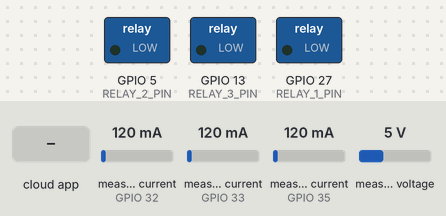
The sketch below on a simulated ESP32. Shown: switched loads named in the sketch (green lamp = pin HIGH). The test bench sets the inputs (shaded band); at power-on: measured current (sensors on GPIO 32, GPIO 33, GPIO 35) 120 mA, measured voltage 5 V (analog values on the 0–4095 scale). WiFi joins after 1.5 s; servers stay silent unless stated; the Firebase database answers and starts empty; what the sketch prints to the serial monitor is not drawn.

Above: at 2.9 s.
3.0 s: the phone or cloud app sets isOn to 1
At 4.3 s:
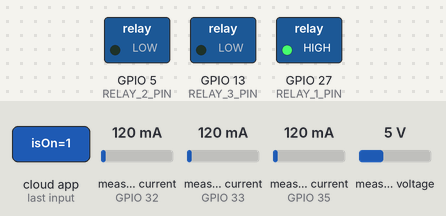
4.6 s: measured current (sensor on GPIO 32) set to 1000 mA
8.8 s: the phone or cloud app sets isOn to 1
At 9.2 s:
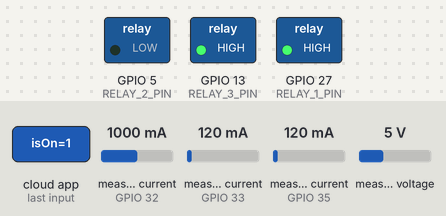
10.3 s: the phone or cloud app sets isOn to 0
At 11.5 s:
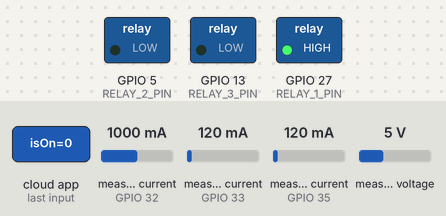
Timing chart, 0 to 12.8 s (numbered marks = the images above; inputs shaded):
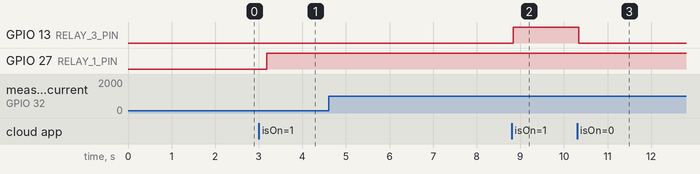

Measured:
- after the input at 3.0 s, GPIO 27 (RELAY_1_PIN): LOW → HIGH after 0.19 s
- after the input at 4.6 s, every drawn part: stays the same
- after the input at 8.8 s, GPIO 13 (RELAY_3_PIN): LOW → HIGH at once
- after the input at 10.3 s, GPIO 13 (RELAY_3_PIN): HIGH → LOW at once

The sketch:

energy_monitor.ino
```cpp
/*
 * ╔══════════════════════════════════════════════════════════════╗
 * ║  ENERGY MONITOR — FreeRTOS Dual-Core Edition                ║
 * ╚══════════════════════════════════════════════════════════════╝
 */

#include <WiFi.h>
#include <Firebase_ESP_Client.h>
#include "EmonLib.h"
#include "addons/TokenHelper.h"
#include "addons/RTDBHelper.h"

// ─────────────────────────────────────────
// 1. CREDENTIALS
// ─────────────────────────────────────────
#define WIFI_SSID     "Amar"
#define WIFI_PASSWORD "Maitrimilyproject"
#define API_KEY       ""
#define DATABASE_URL  ""

// ─────────────────────────────────────────
// 2. PINS & CALIBRATION
// ─────────────────────────────────────────
#define VOLT_PIN       34
#define CURRENT_PIN_1  35
#define CURRENT_PIN_2  32
#define CURRENT_PIN_3  33
#define RELAY_1_PIN    27
#define RELAY_2_PIN     5
#define RELAY_3_PIN    13

const float VOLT_CAL      = 157.14;
const float CURRENT_CAL_1 = 0.30;
const float CURRENT_CAL_2 = 0.30;
const float CURRENT_CAL_3 = 0.30;
const float PHASE_SHIFT   = 1.7;

#define RELAY_ON  HIGH
#define RELAY_OFF LOW

const int RELAY_PINS[3] = { RELAY_1_PIN, RELAY_2_PIN, RELAY_3_PIN };

// ─────────────────────────────────────────
// 3. TIMING
// ─────────────────────────────────────────
#define HEARTBEAT_INTERVAL_MS   2000
#define SENSOR_INTERVAL_MS      2000
#define RELAY_POLL_INTERVAL_MS   500
#define EMON_CROSSINGS            40
#define EMON_TIMEOUT_MS         2000

// ─────────────────────────────────────────
// 4. STACK SIZES
// ─────────────────────────────────────────
#define STACK_CORE0       8192
#define STACK_CORE1      16384
#define STACK_RELAY       8192

// ─────────────────────────────────────────
// 5. DEADBAND & OVERLOAD THRESHOLDS
// ─────────────────────────────────────────
const float  VOLT_THRESHOLD    = 0.5;
const float  AMP_THRESHOLD     = 0.001;
const float  POWER_THRESHOLD   = 1.0;
const double ENERGY_THRESHOLD  = 0.001;
const float  VOLT_ZERO_THRESH  = 25.0;

// Overload Limits
const float  GLOBAL_OVERLOAD_W = 1000.0;
const float  CURRENT_LIMIT_1   = 0.50;
const float  CURRENT_LIMIT_2   = 0.20;
const float  CURRENT_LIMIT_3   = 4.0;

// ─────────────────────────────────────────
// 6. DEVICE STATE
// ─────────────────────────────────────────
struct DeviceState {
  float  lastVoltage   = -100.0;
  float  lastCurrent   = -100.0;
  float  lastPower     = -100.0;
  double lastEnergy    = -1.0;
  bool   isInEmergency = false;
  bool   relayState    = true;
};

DeviceState devStates[3];
double energy_kWh[3] = { 0.0, 0.0, 0.0 };

// ─────────────────────────────────────────
// 7. FIREBASE
// ─────────────────────────────────────────
FirebaseData   fbdo0;
FirebaseData   fbdo1;
FirebaseData   fbdo2;
FirebaseAuth   auth;
FirebaseConfig config;

volatile bool signupOK = false;

// ─────────────────────────────────────────
// 8. EMON
// ─────────────────────────────────────────
EnergyMonitor emon1, emon2, emon3;

// ─────────────────────────────────────────
// 9. RTOS
// ─────────────────────────────────────────
SemaphoreHandle_t xFirebaseReady;
SemaphoreHandle_t xFirebaseReady2;

TaskHandle_t hTask0     = NULL;
TaskHandle_t hTask1     = NULL;
TaskHandle_t hTaskRelay = NULL;

// ─────────────────────────────────────────
// 10. PRE-BUILT PATH STRINGS
// ─────────────────────────────────────────
static char sPath[3][64];
static char sIsOn[3][40];
static char sEmerg[3][48];
static char rIsOn[3][40];

void buildPaths() {
  for (int i = 0; i < 3; i++) {
    int n = i + 1;
    snprintf(sIsOn[i],  sizeof(sIsOn[i]),  "Device/Device-%d/isOn", n);
    snprintf(sEmerg[i], sizeof(sEmerg[i]), "Device/Device-%d/Emergency%d", n, n);
    snprintf(rIsOn[i],  sizeof(rIsOn[i]),  "Device/Device-%d/isOn", n);
  }
}

static char _sensorPath[64];
const char* sensorPath(int index, const char* field, int num) {
  snprintf(_sensorPath, sizeof(_sensorPath),
           "Device/Device-%d/%s%d", index + 1, field, num);
  return _sensorPath;
}

// Internet check without ESP32Ping library
bool checkInternet() {
  IPAddress ip;
  return WiFi.hostByName("google.com", ip);
}

// ═════════════════════════════════════════
// CORE 0 TASK
// ═════════════════════════════════════════
void Task_Core0(void* pvParameters) {
  Serial.println("[C0] Task started");

  WiFi.begin(WIFI_SSID, WIFI_PASSWORD);
  Serial.print("[C0] Connecting to Wi-Fi");
  while (WiFi.status() != WL_CONNECTED) {
    vTaskDelay(pdMS_TO_TICKS(300));
    Serial.print(".");
  }
  Serial.println("\n[C0] Wi-Fi connected: " + WiFi.localIP().toString());

  // Internet check without extra library
  Serial.println("[C0] Checking Internet Access...");
  bool internet_ok = false;
  int retry_count = 0;

  while (!internet_ok && retry_count < 10) {
    if (checkInternet()) {
      internet_ok = true;
      Serial.println("[C0] Internet access confirmed!");
    } else {
      retry_count++;
      Serial.printf("[C0] No internet yet. Retrying (%d/10)...\n", retry_count);
      vTaskDelay(pdMS_TO_TICKS(2000));
    }
  }

  if (!internet_ok) {
    Serial.println("[C0] WARNING: Connected to hotspot, but internet check failed.");
  }

  config.api_key      = API_KEY;
  config.database_url = DATABASE_URL;

  if (Firebase.signUp(&config, &auth, "", "")) {
    Serial.println("[C0] Firebase anonymous auth OK");
    signupOK = true;
  } else {
    Serial.printf("[C0] Auth failed: %s\n",
                  config.signer.signupError.message.c_str());
  }

  config.token_status_callback = tokenStatusCallback;
  Firebase.begin(&config, &auth);
  Firebase.reconnectWiFi(true);

  Serial.print("[C0] Waiting for Firebase ready");
  unsigned long t0 = millis();
  while (!Firebase.ready() && millis() - t0 < 10000) {
    vTaskDelay(pdMS_TO_TICKS(300));
    Serial.print(".");
  }
  Serial.println();

  xSemaphoreGive(xFirebaseReady);
  xSemaphoreGive(xFirebaseReady2);
  Serial.println("[C0] Semaphores given — both Core 1 tasks unblocked");

  TickType_t xLastWake = xTaskGetTickCount();
  for (;;) {
    if (WiFi.status() != WL_CONNECTED) {
      Serial.println("[C0] WiFi lost — reconnecting...");
      WiFi.disconnect();
      WiFi.begin(WIFI_SSID, WIFI_PASSWORD);
      unsigned long t = millis();
      while (WiFi.status() != WL_CONNECTED && millis() - t < 15000) {
        vTaskDelay(pdMS_TO_TICKS(500));
      }
      Serial.println(WiFi.status() == WL_CONNECTED
                     ? "[C0] WiFi reconnected" : "[C0] WiFi reconnect failed");
    }

    if (Firebase.ready() && signupOK) {
      if (!Firebase.RTDB.setTimestamp(&fbdo0, "Device/heartbeat")) {
        Serial.println("[C0] Heartbeat failed: " + fbdo0.errorReason());
      }
    }

    vTaskDelayUntil(&xLastWake, pdMS_TO_TICKS(HEARTBEAT_INTERVAL_MS));
  }
}

// ═════════════════════════════════════════
// CORE 1 HELPERS
// ═════════════════════════════════════════
void syncRelaysFromFirebase() {
  Serial.println("[C1] Syncing relay states...");
  for (int i = 0; i < 3; i++) {
    int  n      = i + 1;
    bool wantOn = true;

    if (Firebase.RTDB.getBool(&fbdo1, sIsOn[i])) {
      wantOn = fbdo1.boolData();
      Serial.printf("  [C1] Device-%d isOn=%s\n", n, wantOn ? "true" : "false");
    } else {
      Serial.printf("  [C1] Device-%d read err(%s) default ON\n",
                    n, fbdo1.errorReason().c_str());
      Firebase.RTDB.setBool(&fbdo1, sIsOn[i], true);
    }

    Firebase.RTDB.setBool(&fbdo1, sEmerg[i], false);

    devStates[i].relayState    = wantOn;
    devStates[i].isInEmergency = false;
    digitalWrite(RELAY_PINS[i], wantOn ? RELAY_ON : RELAY_OFF);
  }
  Serial.println("[C1] Sync complete.");
}

void processDevice(int index, int deviceNum,
                   float voltage, float current, float power,
                   double currentEnergy, bool isOverloaded) {
  int n = deviceNum;

  if (fabs(voltage - devStates[index].lastVoltage) >= VOLT_THRESHOLD) {
    Firebase.RTDB.setFloat(&fbdo1, sensorPath(index, "Voltage", n), voltage);
    devStates[index].lastVoltage = voltage;
  }
  if (fabs(current - devStates[index].lastCurrent) >= AMP_THRESHOLD) {
    Firebase.RTDB.setFloat(&fbdo1, sensorPath(index, "Current", n), current);
    devStates[index].lastCurrent = current;
  }
  if (fabs(power - devStates[index].lastPower) >= POWER_THRESHOLD) {
    Firebase.RTDB.setFloat(&fbdo1, sensorPath(index, "power", n), power);
    devStates[index].lastPower = power;
  }
  if (fabs(currentEnergy - devStates[index].lastEnergy) >= ENERGY_THRESHOLD) {
    Firebase.RTDB.setFloat(&fbdo1, sensorPath(index, "enCon", n), (float)currentEnergy);
    devStates[index].lastEnergy = currentEnergy;
  }

  if (isOverloaded) {
    if (!devStates[index].isInEmergency) {
      Firebase.RTDB.setBool(&fbdo1, sEmerg[index], true);
      Firebase.RTDB.setBool(&fbdo1, sIsOn[index], false);
      digitalWrite(RELAY_PINS[index], RELAY_OFF);
      devStates[index].isInEmergency = true;
      devStates[index].relayState    = false;
      Serial.printf("[C1] Device-%d EMERGENCY — relay OFF\n", n);
    }
  } else {
    if (devStates[index].isInEmergency) {
      if (Firebase.RTDB.getBool(&fbdo1, sEmerg[index]) && !fbdo1.boolData()) {
        devStates[index].isInEmergency = false;
        Serial.printf("[C1] Device-%d emergency cleared\n", n);
      }
    }
  }
}

// ═════════════════════════════════════════
// RELAY POLL TASK
// ═════════════════════════════════════════
void Task_RelayPoll(void* pvParameters) {
  Serial.println("[RP] Waiting for Firebase...");
  xSemaphoreTake(xFirebaseReady2, portMAX_DELAY);
  Serial.println("[RP] Active. Polling isOn every 500 ms.");

  for (int i = 0; i < 3; i++) {
    Serial.printf("[RP] Will poll: \"%s\"\n", rIsOn[i]);
  }

  TickType_t xLastWake = xTaskGetTickCount();

  for (;;) {
    if (!Firebase.ready() || !signupOK) {
      vTaskDelay(pdMS_TO_TICKS(500));
      continue;
    }

    for (int i = 0; i < 3; i++) {
      if (devStates[i].isInEmergency) {
        continue;
      }

      bool ok = Firebase.RTDB.getBool(&fbdo2, rIsOn[i]);

      if (ok) {
        bool wantOn = fbdo2.boolData();

        if (wantOn != devStates[i].relayState) {
          digitalWrite(RELAY_PINS[i], wantOn ? RELAY_ON : RELAY_OFF);
          devStates[i].relayState = wantOn;
          Serial.printf("[RP] >>> Device-%d relay toggled → %s <<<\n",
                        i + 1, wantOn ? "ON" : "OFF");
        }
      } else {
        Serial.printf("[RP] Device-%d getBool FAILED: %s\n",
                      i + 1, fbdo2.errorReason().c_str());
      }
    }

    vTaskDelayUntil(&xLastWake, pdMS_TO_TICKS(RELAY_POLL_INTERVAL_MS));
  }
}

// ═════════════════════════════════════════
// CORE 1 TASK — Sensors + uploads
// ═════════════════════════════════════════
void Task_Core1(void* pvParameters) {
  Serial.println("[C1] Waiting for Firebase...");
  xSemaphoreTake(xFirebaseReady, portMAX_DELAY);
  Serial.println("[C1] Unblocked. Starting sensor loop.");

  if (Firebase.ready() && signupOK) {
    syncRelaysFromFirebase();
  } else {
    for (int i = 0; i < 3; i++) {
      digitalWrite(RELAY_PINS[i], RELAY_ON);
      devStates[i].relayState = true;
    }
    Serial.println("[C1] Firebase not ready — relays defaulted ON");
  }

  unsigned long lastEnergyMs = millis();
  TickType_t xLastWake = xTaskGetTickCount();

  for (;;) {
    if (!Firebase.ready() || !signupOK) {
      vTaskDelay(pdMS_TO_TICKS(500));
      continue;
    }

    emon1.calcVI(EMON_CROSSINGS, EMON_TIMEOUT_MS);
    emon2.calcVI(EMON_CROSSINGS, EMON_TIMEOUT_MS);
    emon3.calcVI(EMON_CROSSINGS, EMON_TIMEOUT_MS);

    float Vrms  = emon1.Vrms      / 4.0f;
    float Irms1 = emon1.Irms      / 4.0f;
    float P1    = emon1.realPower / 16.0f;
    if (Irms1 < 0.04f) { Irms1 = 0.0f; P1 = 0.0f; }

    float Irms2 = emon2.Irms      / 4.0f;
    float P2    = emon2.realPower / 16.0f;
    if (Irms2 < 0.04f) { Irms2 = 0.0f; P2 = 0.0f; }

    float Irms3 = emon3.Irms      / 4.0f;
    float P3    = emon3.realPower / 16.0f;
    if (Irms3 < 0.01f) { Irms3 = 0.0f; P3 = 0.0f; }

    bool noSignal = (Vrms < VOLT_ZERO_THRESH);
    if (noSignal) {
      Serial.printf("[C1] Vrms=%.1fV < %.0fV — zeros\n", Vrms, VOLT_ZERO_THRESH);
      Vrms  = 0.0f;
      Irms1 = 0.0f; P1 = 0.0f;
      Irms2 = 0.0f; P2 = 0.0f;
      Irms3 = 0.0f; P3 = 0.0f;
      for (int i = 0; i < 3; i++) {
        devStates[i].lastVoltage = -100.0f;
        devStates[i].lastCurrent = -100.0f;
        devStates[i].lastPower   = -100.0f;
      }
    }

    // ── Enhanced Serial Monitor Display ──────────────────────────
    Serial.println("\n╔══════════════════════════════════════════╗");
    Serial.printf( "║  ENERGY MONITOR  —  %lu ms               \n", millis());
    Serial.println("╠══════════════════════════════════════════╣");
    Serial.printf( "║  Voltage  :  %6.1f V                    \n", Vrms);
    Serial.println("╠══════════╦═══════════╦═══════════╦═══════╣");
    Serial.println("║ Channel  ║ Current   ║  Power    ║Energy ║");
    Serial.println("╠══════════╬═══════════╬═══════════╬═══════╣");
    Serial.printf( "║  Line 1  ║ %6.3f A  ║ %7.2f W ║ %.4f ║\n", Irms1, P1, energy_kWh[0]);
    Serial.printf( "║  Line 2  ║ %6.3f A  ║ %7.2f W ║ %.4f ║\n", Irms2, P2, energy_kWh[1]);
    Serial.printf( "║  Line 3  ║ %6.3f A  ║ %7.2f W ║ %.4f ║\n", Irms3, P3, energy_kWh[2]);
    Serial.println("╠══════════╩═══════════╬═══════════╩═══════╣");
    Serial.printf( "║  Total Power         ║ %7.2f W          \n", P1 + P2 + P3);
    Serial.println("╠══════════════════════╩══════════════════╣");
    Serial.printf( "║  Relay 1: %-4s  Relay 2: %-4s  Relay 3: %-4s\n",
                   devStates[0].relayState ? "ON " : "OFF",
                   devStates[1].relayState ? "ON " : "OFF",
                   devStates[2].relayState ? "ON " : "OFF");
    Serial.printf( "║  Emerg 1: %-3s   Emerg 2: %-3s   Emerg 3: %-3s \n",
                   devStates[0].isInEmergency ? "YES" : "NO ",
                   devStates[1].isInEmergency ? "YES" : "NO ",
                   devStates[2].isInEmergency ? "YES" : "NO ");
    Serial.println("╚══════════════════════════════════════════╝");
    // ─────────────────────────────────────────────────────────────

    unsigned long now = millis();
    double deltaH = (double)(now - lastEnergyMs) / 3600000.0;
    lastEnergyMs = now;

    if (!noSignal) {
      energy_kWh[0] += (P1 / 1000.0) * deltaH;
      energy_kWh[1] += (P2 / 1000.0) * deltaH;
      energy_kWh[2] += (P3 / 1000.0) * deltaH;
    }

    bool globalOverload = (P1 + P2 + P3) > GLOBAL_OVERLOAD_W;
    if (globalOverload) Serial.println("[C1] !!! GLOBAL POWER OVERLOAD !!!");

    bool overload1 = globalOverload || (Irms1 > CURRENT_LIMIT_1);
    bool overload2 = globalOverload || (Irms2 > CURRENT_LIMIT_2);
    bool overload3 = globalOverload || (Irms3 > CURRENT_LIMIT_3);

    if (Irms1 > CURRENT_LIMIT_1) Serial.printf("[C1] !!! L1 OVERLOAD: %.2fA > %.2fA !!!\n", Irms1, CURRENT_LIMIT_1);
    if (Irms2 > CURRENT_LIMIT_2) Serial.printf("[C1] !!! L2 OVERLOAD: %.2fA > %.2fA !!!\n", Irms2, CURRENT_LIMIT_2);
    if (Irms3 > CURRENT_LIMIT_3) Serial.printf("[C1] !!! L3 OVERLOAD: %.3fA > %.2fA !!!\n", Irms3, CURRENT_LIMIT_3);

    processDevice(0, 1, Vrms, Irms1, P1, energy_kWh[0], overload1);
    processDevice(1, 2, Vrms, Irms2, P2, energy_kWh[1], overload2);
    processDevice(2, 3, Vrms, Irms3, P3, energy_kWh[2], overload3);

    vTaskDelayUntil(&xLastWake, pdMS_TO_TICKS(SENSOR_INTERVAL_MS));
  }
}

// ═════════════════════════════════════════
// SETUP
// ═════════════════════════════════════════
void setup() {
  Serial.begin(115200);
  delay(500);
  analogReadResolution(12);

  buildPaths();

  for (int i = 0; i < 3; i++) {
    pinMode(RELAY_PINS[i], OUTPUT);
    digitalWrite(RELAY_PINS[i], RELAY_OFF);
  }

  emon1.voltage(VOLT_PIN, VOLT_CAL, PHASE_SHIFT);
  emon1.current(CURRENT_PIN_1, CURRENT_CAL_1);
  emon2.voltage(VOLT_PIN, VOLT_CAL, PHASE_SHIFT);
  emon2.current(CURRENT_PIN_2, CURRENT_CAL_2);
  emon3.voltage(VOLT_PIN, VOLT_CAL, PHASE_SHIFT);
  emon3.current(CURRENT_PIN_3, CURRENT_CAL_3);

  xFirebaseReady  = xSemaphoreCreateBinary();
  xFirebaseReady2 = xSemaphoreCreateBinary();

  xTaskCreatePinnedToCore(Task_Core0,     "WiFi_Heartbeat", STACK_CORE0, NULL, 2, &hTask0,     0);
  vTaskDelay(pdMS_TO_TICKS(100));
  xTaskCreatePinnedToCore(Task_Core1,     "Sensor_Upload",  STACK_CORE1, NULL, 1, &hTask1,     1);
  vTaskDelay(pdMS_TO_TICKS(100));
  xTaskCreatePinnedToCore(Task_RelayPoll, "Relay_Poll",     STACK_RELAY, NULL, 1, &hTaskRelay, 1);

  vTaskDelete(NULL);
}

void loop() {}
```
